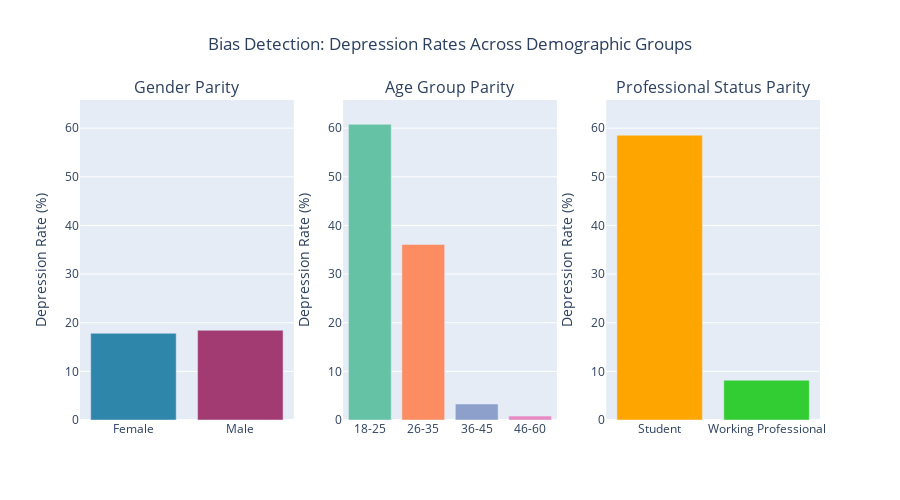

Notebook source saved alongside this figure:
### Markdown cell above
## Subtask 3.2.5: Bias Detection and Fairness Analysis Visualizations

### Code cell
print('Subtask 3.2.5: BIAS DETECTION AND FAIRNESS ANALYSIS VISUALIZATIONS')
print('='*70)

# Group Parity Analysis across Demographics
demographic_groups = ['Gender_Clean', 'Age_Group', 'Working Professional or Student']
fig_parity = make_subplots(rows=1, cols=3, 
                          subplot_titles=('Gender Parity', 'Age Group Parity', 'Professional Status Parity'),
                          specs=[[{"type": "bar"}, {"type": "bar"}, {"type": "bar"}]])

# Gender parity
gender_stats = train_df.groupby('Gender_Clean')['Depression'].mean() * 100
fig_parity.add_trace(
    go.Bar(x=gender_stats.index, y=gender_stats.values, name='Gender', 
           marker_color=['#2E86AB', '#A23B72']),
    row=1, col=1
)

# Age group parity
age_stats = train_df.groupby('Age_Group')['Depression'].mean() * 100
fig_parity.add_trace(
    go.Bar(x=age_stats.index, y=age_stats.values, name='Age Group', 
           marker_color=px.colors.qualitative.Set2[:len(age_stats)]),
    row=1, col=2
)

# Professional status parity
prof_stats = train_df.groupby('Working Professional or Student')['Depression'].mean() * 100
fig_parity.add_trace(
    go.Bar(x=prof_stats.index, y=prof_stats.values, name='Professional Status', 
           marker_color=['#FFA500', '#32CD32']),
    row=1, col=3
)

fig_parity.update_layout(
    title_text="Bias Detection: Depression Rates Across Demographic Groups",
    title_x=0.5,
    height=500,
    showlegend=False
)

fig_parity.update_yaxes(title_text="Depression Rate (%)", range=[0, max(gender_stats.max(), age_stats.max(), prof_stats.max()) + 5])

fig_parity.show()
print("\n Group Parity Analysis: Fairness assessment across demographics")

# Statistical significance testing
print("\n BIAS DETECTION INSIGHTS:")
print(f"\n1. Gender Differences:")
for gender, rate in gender_stats.items():
    print(f"   • {gender}: {rate:.1f}% depression rate")

print(f"\n2. Age Group Differences:")
for age_group, rate in age_stats.items():
    print(f"   • {age_group}: {rate:.1f}% depression rate")

print(f"\n3. Professional Status Differences:")
for status, rate in prof_stats.items():
    print(f"   • {status}: {rate:.1f}% depression rate")

# Calculate representation balance
print(f"\n4. Representation Balance:")
total_samples = len(train_df)
gender_balance = train_df['Gender_Clean'].value_counts(normalize=True) * 100
for gender, percentage in gender_balance.items():
    print(f"   • {gender}: {percentage:.1f}% of dataset")

### Figure 1 — Plotly figure (JSON) as saved in the notebook; plotly's stock layout.template omitted (floating-point values rounded to 4 significant figures)
{"data": [{"marker": {"color": ["#2E86AB", "#A23B72"]}, "name": "Gender", "type": "bar", "x": ["Female", "Male"], "xaxis": "x", "y": [17.82, 18.46], "yaxis": "y"}, {"marker": {"color": ["rgb(102,194,165)", "rgb(252,141,98)", "rgb(141,160,203)", "rgb(231,138,195)"]}, "name": "Age Group", "type": "bar", "x": ["18-25", "26-35", "36-45", "46-60"], "xaxis": "x2", "y": [60.79, 36.1, 3.291, 0.8079], "yaxis": "y2"}, {"marker": {"color": ["#FFA500", "#32CD32"]}, "name": "Professional Status", "type": "bar", "x": ["Student", "Working Professional"], "xaxis": "x3", "y": [58.55, 8.184], "yaxis": "y3"}], "layout": {"annotations": [{"font": {"size": 16}, "showarrow": false, "text": "Gender Parity", "x": 0.1444, "xanchor": "center", "xref": "paper", "y": 1, "yanchor": "bottom", "yref": "paper"}, {"font": {"size": 16}, "showarrow": false, "text": "Age Group Parity", "x": 0.5, "xanchor": "center", "xref": "paper", "y": 1, "yanchor": "bottom", "yref": "paper"}, {"font": {"size": 16}, "showarrow": false, "text": "Professional Status Parity", "x": 0.8556, "xanchor": "center", "xref": "paper", "y": 1, "yanchor": "bottom", "yref": "paper"}], "height": 500, "showlegend": false, "title": {"text": "Bias Detection: Depression Rates Across Demographic Groups", "x": 0.5}, "xaxis": {"anchor": "y", "domain": [0, 0.2889]}, "xaxis2": {"anchor": "y2", "domain": [0.3556, 0.6444]}, "xaxis3": {"anchor": "y3", "domain": [0.7111, 1]}, "yaxis": {"anchor": "x", "domain": [0, 1], "range": [0, 65.79], "title": {"text": "Depression Rate (%)"}}, "yaxis2": {"anchor": "x2", "domain": [0, 1], "range": [0, 65.79], "title": {"text": "Depression Rate (%)"}}, "yaxis3": {"anchor": "x3", "domain": [0, 1], "range": [0, 65.79], "title": {"text": "Depression Rate (%)"}}}}
